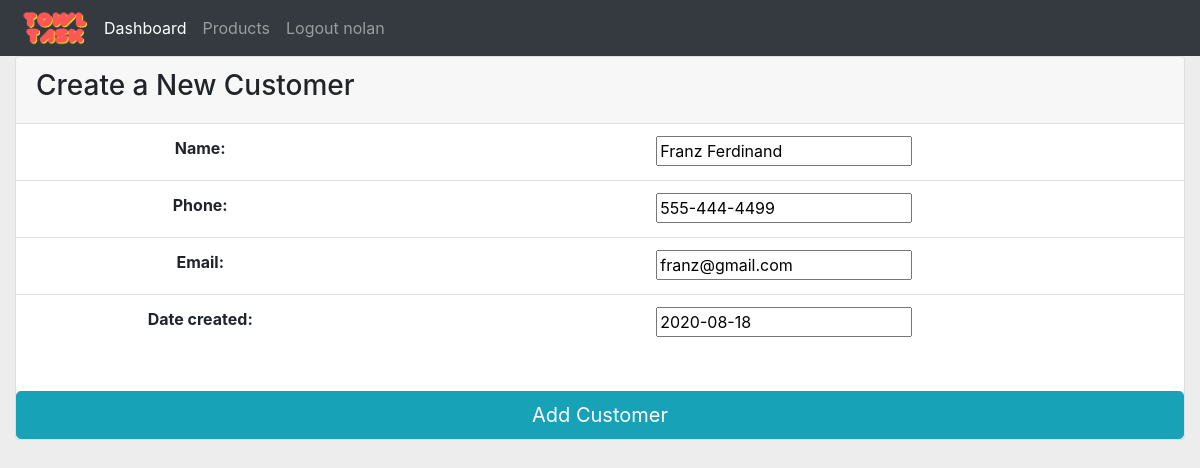
The app's page /updatecustomer/2/ (signed in) with its own data.
### accounts/models.py (models this page shows, shortened)
class Customer(models.Model):
    name = models.CharField(max_length = 200, null = True)  #this defines the 'name' attribute of class Customer.  .Charfield is for a textfield input.
    phone = models.CharField(max_length = 200, null = True)
    email = models.CharField(max_length = 200, null = True)
    date_created = models.DateField(default=timezone.now, null = True)  #stole this from stackoverflow

### accounts/views.py (the view)
# urls.py: path('updatecustomer/<str:pk>/', views.updatecustomer, name='updatecustomer'),
@login_required(login_url='/login')
def updatecustomer(request, pk):
    customer = Customer.objects.get(id=pk)
    form = CustomerForm(instance = customer)
    if request.method == 'POST':           #same save function as above
        form = CustomerForm(request.POST, instance= customer)  #again saves that specific instance instead of making a new one.
        if form.is_valid():
            form.save()
            return redirect('/')
    context = {
    'form': form,
    'customer': customer
    }
    return render(request, 'accounts/customerform.html', context)

### accounts/forms.py
class CustomerForm(ModelForm):
    class Meta:
        model = Customer
        fields = '__all__'

### accounts/templates/accounts/customerform.html
{% extends 'accounts/main.html' %}
{% load static %}
{% block content%}
<div class="card" style="width: device-width">
  <div class="card-header">
    <h3> Create a New Customer</h3>
  </div
  <div class="card-body text-center">
    <form action="" method="POST"> {% csrf_token %}
      <table class="table text-center">
        <tr>{{form}}</tr>
      </table>
      <br>
      <button type="submit" class="btn btn-info btn-lg btn-block">Add Customer</button>
    </form>
  </div>
</div>
{% endblock %}

### accounts/templates/accounts/navbar.html (shortened to what this page needs)
{% load static %}
<nav class="navbar navbar-expand-lg navbar-fixed-top navbar-dark bg-dark">
  <img src = "{% static '/images/logo.png' %}" class = "img-fluid" alt="Responsive image" height = "20px" width = "80">
  <div class="collapse navbar-collapse" id="navbarNav">
    <ul class="navbar-nav">
      <li class="nav-item active">
        <a class="nav-link" href="{% url 'home' %}">Dashboard</a>
      </li>
      <li class="nav-item">
        <a class="nav-link" href="{% url 'products' %}">Products</a>
      </li>
      <li class="nav-item">
        <a class="nav-link" href="{% url 'logout' %}">Logout {{request.user}}</a>
      </li>
    </ul>
  </div>
</nav>

### static/css/main.css (style rules this page uses)
body { background-color: #EDEDED; }

### records on screen
Customer: name "Franz Ferdinand", phone "555-444-4499", email "franz@gmail.com", date_created "2020-08-18"

### other values on screen
{{ request.user }} "nolan"
